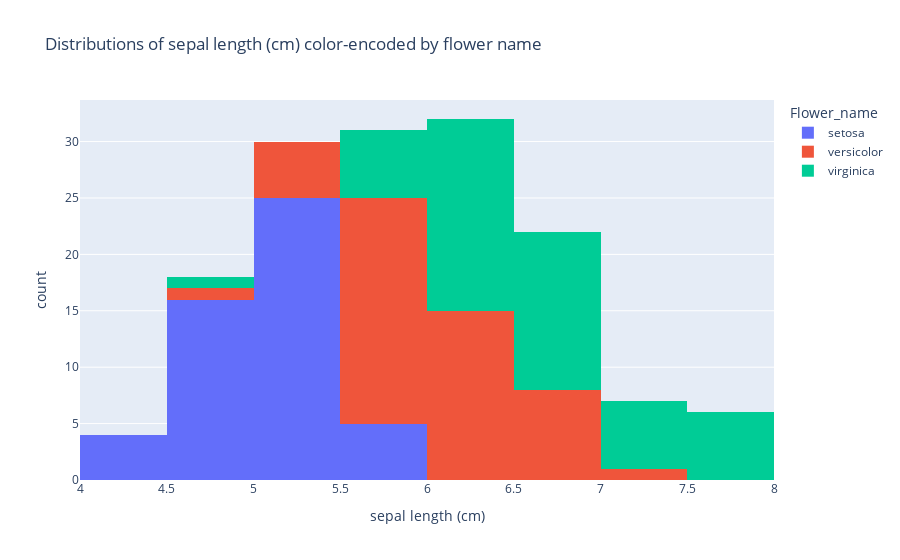

The code cell stored with this chart in its notebook:
### Code cell
#Here we are going to draw histogram plot
chart2 = px.histogram(iris_df,
                   x="sepal length (cm)",
                   color="Flower_name",
                   title="Distributions of sepal length (cm) color-encoded by flower name")
chart2.show()

### Figure 1 — Plotly figure (JSON) as saved in the notebook; plotly's stock layout.template omitted (floating-point values rounded to 4 significant figures)
{"data": [{"alignmentgroup": "True", "bingroup": "x", "hovertemplate": "Flower_name=setosa<br>sepal length (cm)=%{x}<br>count=%{y}<extra></extra>", "legendgroup": "setosa", "marker": {"color": "#636efa", "pattern": {"shape": ""}}, "name": "setosa", "offsetgroup": "setosa", "orientation": "v", "showlegend": true, "type": "histogram", "x": [5.1, 4.9, 4.7, 4.6, 5, 5.4, 4.6, 5, 4.4, 4.9, 5.4, 4.8, 4.8, 4.3, 5.8, 5.7, 5.4, 5.1, 5.7, 5.1, 5.4, 5.1, 4.6, 5.1, 4.8, 5, 5, 5.2, 5.2, 4.7, 4.8, 5.4, 5.2, 5.5, 4.9, 5, 5.5, 4.9, 4.4, 5.1, 5, 4.5, 4.4, 5, 5.1, 4.8, 5.1, 4.6, 5.3, 5], "xaxis": "x", "yaxis": "y"}, {"alignmentgroup": "True", "bingroup": "x", "hovertemplate": "Flower_name=versicolor<br>sepal length (cm)=%{x}<br>count=%{y}<extra></extra>", "legendgroup": "versicolor", "marker": {"color": "#EF553B", "pattern": {"shape": ""}}, "name": "versicolor", "offsetgroup": "versicolor", "orientation": "v", "showlegend": true, "type": "histogram", "x": [7, 6.4, 6.9, 5.5, 6.5, 5.7, 6.3, 4.9, 6.6, 5.2, 5, 5.9, 6, 6.1, 5.6, 6.7, 5.6, 5.8, 6.2, 5.6, 5.9, 6.1, 6.3, 6.1, 6.4, 6.6, 6.8, 6.7, 6, 5.7, 5.5, 5.5, 5.8, 6, 5.4, 6, 6.7, 6.3, 5.6, 5.5, 5.5, 6.1, 5.8, 5, 5.6, 5.7, 5.7, 6.2, 5.1, 5.7], "xaxis": "x", "yaxis": "y"}, {"alignmentgroup": "True", "bingroup": "x", "hovertemplate": "Flower_name=virginica<br>sepal length (cm)=%{x}<br>count=%{y}<extra></extra>", "legendgroup": "virginica", "marker": {"color": "#00cc96", "pattern": {"shape": ""}}, "name": "virginica", "offsetgroup": "virginica", "orientation": "v", "showlegend": true, "type": "histogram", "x": [6.3, 5.8, 7.1, 6.3, 6.5, 7.6, 4.9, 7.3, 6.7, 7.2, 6.5, 6.4, 6.8, 5.7, 5.8, 6.4, 6.5, 7.7, 7.7, 6, 6.9, 5.6, 7.7, 6.3, 6.7, 7.2, 6.2, 6.1, 6.4, 7.2, 7.4, 7.9, 6.4, 6.3, 6.1, 7.7, 6.3, 6.4, 6, 6.9, 6.7, 6.9, 5.8, 6.8, 6.7, 6.7, 6.3, 6.5, 6.2, 5.9], "xaxis": "x", "yaxis": "y"}], "layout": {"autosize": true, "barmode": "relative", "legend": {"title": {"text": "Flower_name"}, "tracegroupgap": 0}, "title": {"text": "Distributions of sepal length (cm) color-encoded by flower name"}, "xaxis": {"anchor": "y", "autorange": true, "domain": [0, 1], "range": [4, 8], "title": {"text": "sepal length (cm)"}, "type": "linear"}, "yaxis": {"anchor": "x", "autorange": true, "domain": [0, 1], "range": [0, 33.68], "title": {"text": "count"}}}}
